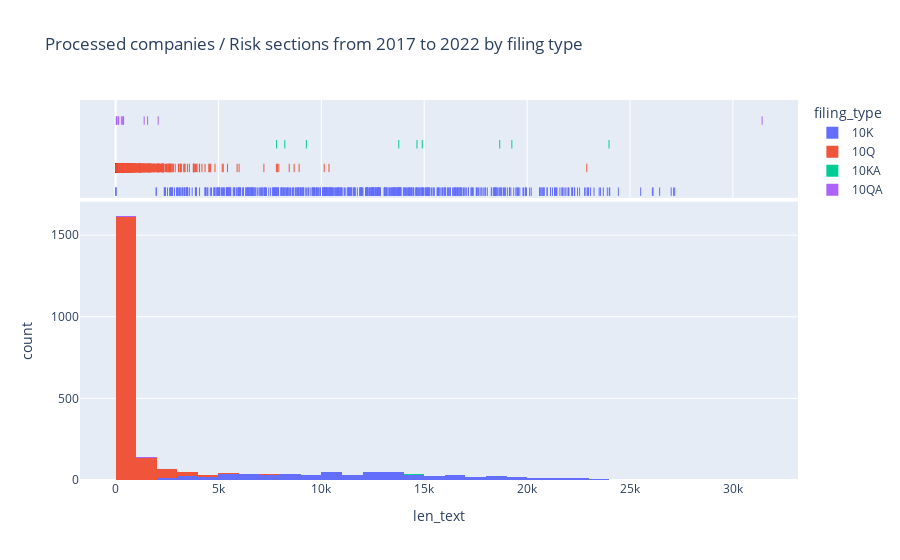

Notebook source saved alongside this figure:
### Code cell
fig = px.histogram(df_cleaned.loc[df_cleaned['section_type'] == 'risk'], x="len_text", color="filing_type", marginal="rug",
                   hover_data=df_cleaned.columns, title="Processed companies / Risk sections from 2017 to 2022 by filing type")
fig.show()

### Figure 1 — Plotly figure (JSON) as saved in the notebook; plotly's stock layout.template omitted (floating-point values rounded to 4 significant figures; data arrays with more than 128 entries replaced by an {"elided": "..."} marker saying what was removed)
{"data": [{"alignmentgroup": "True", "bingroup": "x", "hovertemplate": "filing_type=10K<br>len_text=%{x}<br>count=%{y}<extra></extra>", "legendgroup": "10K", "marker": {"color": "#636efa", "pattern": {"shape": ""}}, "name": "10K", "offsetgroup": "10K", "orientation": "v", "showlegend": true, "type": "histogram", "x": {"elided": "614 int values"}, "xaxis": "x", "yaxis": "y"}, {"alignmentgroup": "True", "boxpoints": "all", "customdata": {"elided": "614x5 mixed values"}, "fillcolor": "rgba(255,255,255,0)", "hoveron": "points", "hovertemplate": "filing_type=%{customdata[4]}<br>len_text=%{x}<br>section_type=%{customdata[0]}<br>cik=%{customdata[1]}<br>year=%{customdata[2]}<br>q=%{customdata[3]}<extra></extra>", "jitter": 0, "legendgroup": "10K", "line": {"color": "rgba(255,255,255,0)"}, "marker": {"color": "#636efa", "symbol": "line-ns-open"}, "name": "10K", "offsetgroup": "10K", "showlegend": false, "type": "box", "x": {"elided": "614 int values"}, "xaxis": "x2", "yaxis": "y2"}, {"alignmentgroup": "True", "bingroup": "x", "hovertemplate": "filing_type=10Q<br>len_text=%{x}<br>count=%{y}<extra></extra>", "legendgroup": "10Q", "marker": {"color": "#EF553B", "pattern": {"shape": ""}}, "name": "10Q", "offsetgroup": "10Q", "orientation": "v", "showlegend": true, "type": "histogram", "x": {"elided": "1838 int values"}, "xaxis": "x", "yaxis": "y"}, {"alignmentgroup": "True", "boxpoints": "all", "customdata": {"elided": "1838x5 mixed values"}, "fillcolor": "rgba(255,255,255,0)", "hoveron": "points", "hovertemplate": "filing_type=%{customdata[4]}<br>len_text=%{x}<br>section_type=%{customdata[0]}<br>cik=%{customdata[1]}<br>year=%{customdata[2]}<br>q=%{customdata[3]}<extra></extra>", "jitter": 0, "legendgroup": "10Q", "line": {"color": "rgba(255,255,255,0)"}, "marker": {"color": "#EF553B", "symbol": "line-ns-open"}, "name": "10Q", "offsetgroup": "10Q", "showlegend": false, "type": "box", "x": {"elided": "1838 int values"}, "xaxis": "x2", "yaxis": "y2"}, {"alignmentgroup": "True", "bingroup": "x", "hovertemplate": "filing_type=10KA<br>len_text=%{x}<br>count=%{y}<extra></extra>", "legendgroup": "10KA", "marker": {"color": "#00cc96", "pattern": {"shape": ""}}, "name": "10KA", "offsetgroup": "10KA", "orientation": "v", "showlegend": true, "type": "histogram", "x": [13762, 14647, 9270, 18669, 14904, 8224, 7825, 19258, 23980], "xaxis": "x", "yaxis": "y"}, {"alignmentgroup": "True", "boxpoints": "all", "customdata": [["risk", 1389050, 2017, 1, "10KA"], ["risk", 1064728, 2017, 3, "10KA"], ["risk", 858470, 2018, 1, "10KA"], ["risk", 1694426, 2019, 2, "10KA"], ["risk", 1703785, 2021, 2, "10KA"], ["risk", 928054, 2020, 1, "10KA"], ["risk", 1600422, 2019, 3, "10KA"], ["risk", 1697500, 2019, 3, "10KA"], ["risk", 1670349, 2021, 2, "10KA"]], "fillcolor": "rgba(255,255,255,0)", "hoveron": "points", "hovertemplate": "filing_type=%{customdata[4]}<br>len_text=%{x}<br>section_type=%{customdata[0]}<br>cik=%{customdata[1]}<br>year=%{customdata[2]}<br>q=%{customdata[3]}<extra></extra>", "jitter": 0, "legendgroup": "10KA", "line": {"color": "rgba(255,255,255,0)"}, "marker": {"color": "#00cc96", "symbol": "line-ns-open"}, "name": "10KA", "offsetgroup": "10KA", "showlegend": false, "type": "box", "x": [13762, 14647, 9270, 18669, 14904, 8224, 7825, 19258, 23980], "xaxis": "x2", "yaxis": "y2"}, {"alignmentgroup": "True", "bingroup": "x", "hovertemplate": "filing_type=10QA<br>len_text=%{x}<br>count=%{y}<extra></extra>", "legendgroup": "10QA", "marker": {"color": "#ab63fa", "pattern": {"shape": ""}}, "name": "10QA", "offsetgroup": "10QA", "orientation": "v", "showlegend": true, "type": "histogram", "x": [346, 31420, 369, 153, 2070, 50, 390, 31, 1389, 1555, 123, 61, 279], "xaxis": "x", "yaxis": "y"}, {"alignmentgroup": "True", "boxpoints": "all", "customdata": [["risk", 1587246, 2020, 2, "10QA"], ["risk", 1681459, 2017, 3, "10QA"], ["risk", 874499, 2020, 1, "10QA"], ["risk", 1273441, 2021, 4, "10QA"], ["risk", 1528129, 2020, 3, "10QA"], ["risk", 1171486, 2019, 2, "10QA"], ["risk", 319654, 2020, 3, "10QA"], ["risk", 56868, 2020, 3, "10QA"], ["risk", 1600422, 2019, 3, "10QA"], ["risk", 1362705, 2021, 4, "10QA"], ["risk", 1697500, 2019, 3, "10QA"], ["risk", 1437491, 2019, 4, "10QA"], ["risk", 1437491, 2020, 3, "10QA"]], "fillcolor": "rgba(255,255,255,0)", "hoveron": "points", "hovertemplate": "filing_type=%{customdata[4]}<br>len_text=%{x}<br>section_type=%{customdata[0]}<br>cik=%{customdata[1]}<br>year=%{customdata[2]}<br>q=%{customdata[3]}<extra></extra>", "jitter": 0, "legendgroup": "10QA", "line": {"color": "rgba(255,255,255,0)"}, "marker": {"color": "#ab63fa", "symbol": "line-ns-open"}, "name": "10QA", "offsetgroup": "10QA", "showlegend": false, "type": "box", "x": [346, 31420, 369, 153, 2070, 50, 390, 31, 1389, 1555, 123, 61, 279], "xaxis": "x2", "yaxis": "y2"}], "layout": {"barmode": "relative", "legend": {"title": {"text": "filing_type"}, "tracegroupgap": 0}, "title": {"text": "Processed companies / Risk sections from 2017 to 2022 by filing type"}, "xaxis": {"anchor": "y", "domain": [0, 1], "title": {"text": "len_text"}}, "xaxis2": {"anchor": "y2", "domain": [0, 1], "matches": "x", "showgrid": true, "showticklabels": false}, "yaxis": {"anchor": "x", "domain": [0, 0.7326], "title": {"text": "count"}}, "yaxis2": {"anchor": "x2", "domain": [0.7426, 1], "matches": "y2", "showgrid": false, "showline": false, "showticklabels": false, "ticks": ""}}}
